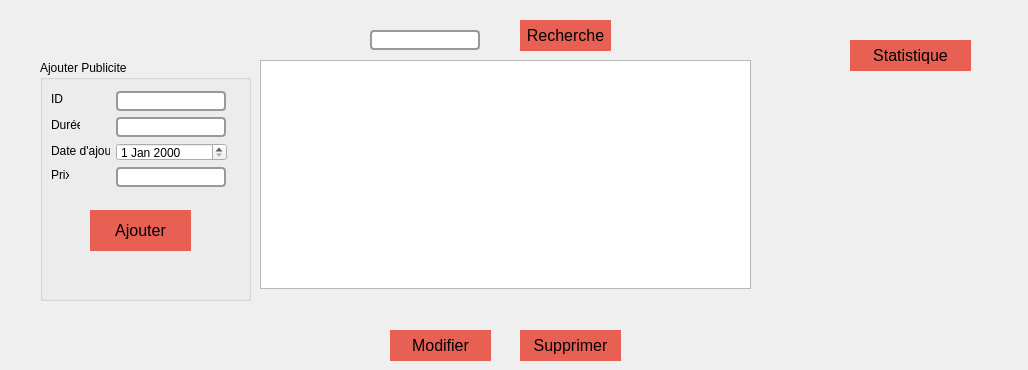
          <widget class="QWidget" name="tab">
           <attribute name="title">
            <string>Publicite</string>
           </attribute>
           <widget class="QGroupBox" name="groupBox_3">
            <property name="geometry">
             <rect>
              <x>40</x>
              <y>60</y>
              <width>211</width>
              <height>241</height>
             </rect>
            </property>
            <property name="title">
             <string>Ajouter Publicite</string>
            </property>
           </widget>
           <widget class="QCustomPlot" name="widget_2" native="true">
            <property name="geometry">
             <rect>
              <x>800</x>
              <y>80</y>
              <width>219</width>
              <height>269</height>
             </rect>
            </property>
           </widget>
           <widget class="QPushButton" name="StatPub">
            <property name="geometry">
             <rect>
              <x>850</x>
              <y>40</y>
              <width>121</width>
              <height>31</height>
             </rect>
            </property>
            <property name="styleSheet">
             <string notr="true">QPushButton {
 background-color:#e86054;  /* Green */ 
  border: none;
 /* color: gray; 
  padding: 15px 32px;*/
  text-align: center;
  font-size: 16px;
	border:9px;
}
QPushButton:hover{

background-color:#e0987b;
color:#7d2b20;
}
QPushButton:click{

background-color:#FCDBCE;
}</string>
            </property>
            <property name="text">
             <string>Statistique</string>
            </property>
           </widget>
           <widget class="QTableView" name="tableViewPub">
            <property name="geometry">
             <rect>
              <x>260</x>
              <y>60</y>
              <width>491</width>
              <height>229</height>
             </rect>
            </property>
           </widget>
           <widget class="QPushButton" name="AjouterPub">
            <property name="geometry">
             <rect>
              <x>90</x>
              <y>210</y>
              <width>101</width>
              <height>41</height>
             </rect>
            </property>
            <property name="styleSheet">
             <string notr="true">QPushButton {
 background-color:#e86054;  /* Green */ 
  border: none;
 /* color: gray; 
  padding: 15px 32px;*/
  text-align: center;
  font-size: 16px;
	border:9px;
}
QPushButton:hover{

background-color:#e0987b;
color:#7d2b20;
}
QPushButton:click{

background-color:#FCDBCE;
}</string>
            </property>
            <property name="text">
             <string>Ajouter</string>
            </property>
           </widget>
           <widget class="QLabel" name="label">
            <property name="geometry">
             <rect>
              <x>51</x>
              <y>91</y>
              <width>16</width>
              <height>16</height>
             </rect>
            </property>
            <property name="text">
             <string>ID</string>
            </property>
           </widget>
           <widget class="QLineEdit" name="DureePub">
            <property name="geometry">
             <rect>
              <x>116</x>
              <y>117</y>
              <width>110</width>
              <height>20</height>
             </rect>
            </property>
            <property name="styleSheet">
             <string notr="true">QLineEdit
{
color:#000;
border:2px solid  #999999; 
  border-radius: 4px;

}</string>
            </property>
           </widget>
           <widget class="QLineEdit" name="IdPub">
            <property name="geometry">
             <rect>
              <x>116</x>
              <y>91</y>
              <width>110</width>
              <height>20</height>
             </rect>
            </property>
            <property name="styleSheet">
             <string notr="true">QLineEdit
{
color:#000;
border:2px solid  #999999; 
  border-radius: 4px;

}</string>
            </property>
           </widget>
           <widget class="QLabel" name="label_4">
            <property name="geometry">
             <rect>
              <x>51</x>
              <y>143</y>
              <width>59</width>
              <height>16</height>
             </rect>
            </property>
            <property name="text">
             <string>Date d'ajout</string>
            </property>
           </widget>
           <widget class="QLabel" name="label_2">
            <property name="geometry">
             <rect>
              <x>51</x>
              <y>167</y>
              <width>18</width>
              <height>16</height>
             </rect>
            </property>
            <property name="text">
             <string>Prix</string>
            </property>
           </widget>
           <widget class="QLabel" name="label_3">
            <property name="geometry">
             <rect>
              <x>51</x>
              <y>117</y>
              <width>29</width>
              <height>16</height>
             </rect>
            </property>
            <property name="text">
             <string>Durée</string>
            </property>
           </widget>
           <widget class="QLineEdit" name="PrixPub">
            <property name="geometry">
             <rect>
              <x>116</x>
              <y>167</y>
              <width>110</width>
              <height>20</height>
             </rect>
            </property>
            <property name="styleSheet">
             <string notr="true">QLineEdit
{
color:#000;
border:2px solid  #999999; 
  border-radius: 4px;

}</string>
            </property>
           </widget>
           <widget class="QDateEdit" name="DatePub">
            <property name="geometry">
             <rect>
              <x>116</x>
              <y>143</y>
              <width>111</width>
              <height>18</height>
             </rect>
            </property>
           </widget>
           <widget class="QPushButton" name="ModifierPub">
            <property name="geometry">
             <rect>
              <x>390</x>
              <y>330</y>
              <width>101</width>
              <height>31</height>
             </rect>
            </property>
            <property name="styleSheet">
             <string notr="true">QPushButton {
 background-color:#e86054;  /* Green */ 
  border: none;
 /* color: gray; 
  padding: 15px 32px;*/
  text-align: center;
  font-size: 16px;
	border:9px;
}
QPushButton:hover{

background-color:#e0987b;
color:#7d2b20;
}
QPushButton:click{

background-color:#FCDBCE;
}</string>
            </property>
            <property name="text">
             <string>Modifier</string>
            </property>
            <property name="checkable">
             <bool>true</bool>
            </property>
           </widget>
           <widget class="QPushButton" name="SupprimerPub">
            <property name="geometry">
             <rect>
              <x>520</x>
              <y>330</y>
              <width>101</width>
              <height>31</height>
             </rect>
            </property>
            <property name="styleSheet">
             <string notr="true">QPushButton {
 background-color:#e86054;  /* Green */ 
  border: none;
 /* color: gray; 
  padding: 15px 32px;*/
  text-align: center;
  font-size: 16px;
	border:9px;
}
QPushButton:hover{

background-color:#e0987b;
color:#7d2b20;
}
QPushButton:click{

background-color:#FCDBCE;
}</string>
            </property>
            <property name="text">
             <string>Supprimer</string>
            </property>
            <property name="checkable">
             <bool>false</bool>
            </property>
           </widget>
           <widget class="QLineEdit" name="RecherchePub_2">
            <property name="geometry">
             <rect>
              <x>370</x>
              <y>30</y>
              <width>110</width>
              <height>20</height>
             </rect>
            </property>
            <property name="styleSheet">
             <string notr="true">QLineEdit
{
color:#000;
border:2px solid  #999999; 
  border-radius: 4px;

}</string>
            </property>
           </widget>
           <widget class="QPushButton" name="RecherchePub">
            <property name="geometry">
             <rect>
              <x>520</x>
              <y>20</y>
              <width>91</width>
              <height>31</height>
             </rect>
            </property>
            <property name="styleSheet">
             <string notr="true">QPushButton {
 background-color:#e86054;  /* Green */ 
  border: none;
 /* color: gray; 
  padding: 15px 32px;*/
  text-align: center;
  font-size: 16px;
	border:9px;
}
QPushButton:hover{

background-color:#e0987b;
color:#7d2b20;
}
QPushButton:click{

background-color:#FCDBCE;
}</string>
            </property>
            <property name="text">
             <string>Recherche</string>
            </property>
           </widget>
           <zorder>groupBox_3</zorder>
           <zorder>label</zorder>
           <zorder>DureePub</zorder>
           <zorder>IdPub</zorder>
           <zorder>label_4</zorder>
           <zorder>label_2</zorder>
           <zorder>label_3</zorder>
           <zorder>PrixPub</zorder>
           <zorder>DatePub</zorder>
           <zorder>ModifierPub</zorder>
           <zorder>SupprimerPub</zorder>
           <zorder>RecherchePub_2</zorder>
           <zorder>RecherchePub</zorder>
           <zorder>widget_2</zorder>
           <zorder>StatPub</zorder>
           <zorder>tableViewPub</zorder>
           <zorder>AjouterPub</zorder>
          </widget>
